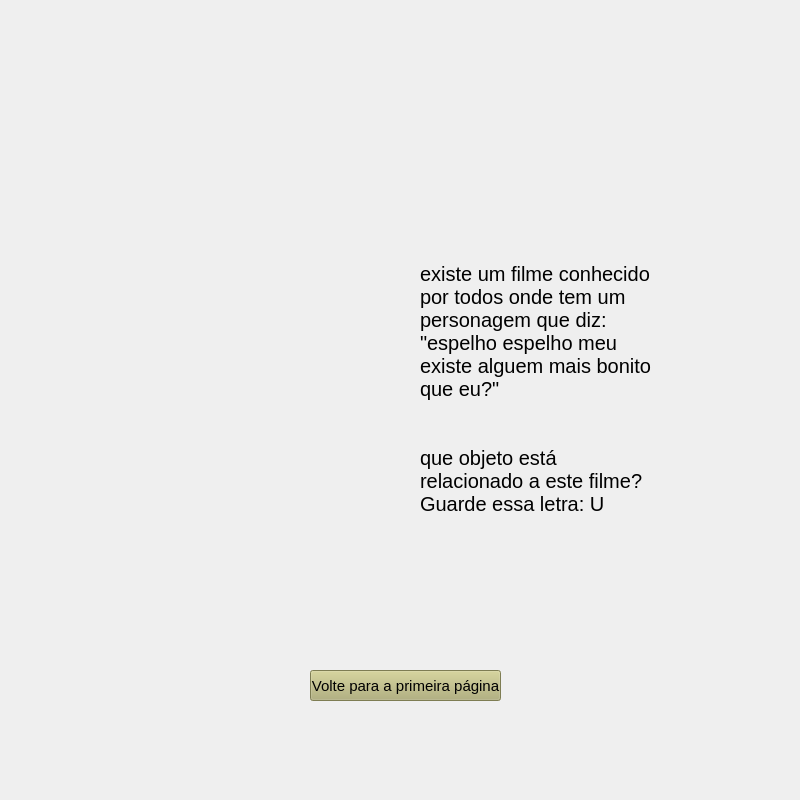
<?xml version="1.0" encoding="UTF-8"?>
<ui version="4.0">
 <class>book_screen</class>
 <widget class="QMainWindow" name="book_screen">
  <property name="geometry">
   <rect>
    <x>0</x>
    <y>0</y>
    <width>800</width>
    <height>800</height>
   </rect>
  </property>
  <property name="sizePolicy">
   <sizepolicy hsizetype="Preferred" vsizetype="Preferred">
    <horstretch>0</horstretch>
    <verstretch>0</verstretch>
   </sizepolicy>
  </property>
  <property name="minimumSize">
   <size>
    <width>800</width>
    <height>800</height>
   </size>
  </property>
  <property name="maximumSize">
   <size>
    <width>800</width>
    <height>800</height>
   </size>
  </property>
  <property name="windowTitle">
   <string>MainWindow</string>
  </property>
  <widget class="QWidget" name="centralwidget">
   <widget class="QLabel" name="dic_character">
    <property name="geometry">
     <rect>
      <x>420</x>
      <y>190</y>
      <width>231</width>
      <height>351</height>
     </rect>
    </property>
    <property name="styleSheet">
     <string notr="true">font-size:20px;
</string>
    </property>
    <property name="text">
     <string>

existe um filme conhecido por todos onde tem um personagem que diz: &quot;espelho espelho meu existe alguem mais bonito que eu?&quot; 


que objeto está relacionado a este filme?
Guarde essa letra: U</string>
    </property>
    <property name="scaledContents">
     <bool>true</bool>
    </property>
    <property name="wordWrap">
     <bool>true</bool>
    </property>
   </widget>
   <widget class="QLabel" name="label">
    <property name="geometry">
     <rect>
      <x>-20</x>
      <y>0</y>
      <width>821</width>
      <height>801</height>
     </rect>
    </property>
    <property name="text">
     <string/>
    </property>
    <property name="pixmap">
     <pixmap>livro.png</pixmap>
    </property>
    <property name="scaledContents">
     <bool>true</bool>
    </property>
   </widget>
   <widget class="QPushButton" name="back_tofirst">
    <property name="geometry">
     <rect>
      <x>310</x>
      <y>670</y>
      <width>191</width>
      <height>31</height>
     </rect>
    </property>
    <property name="styleSheet">
     <string notr="true">font-size:15px;
background-color:#B1AF74;</string>
    </property>
    <property name="text">
     <string>Volte para a primeira página</string>
    </property>
   </widget>
   <zorder>label</zorder>
   <zorder>dic_character</zorder>
   <zorder>back_tofirst</zorder>
  </widget>
 </widget>
 <resources/>
 <connections/>
</ui>
